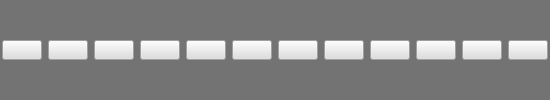
    <widget class="QWidget" name="widget_4" native="true">
     <property name="styleSheet">
      <string notr="true">background-color: rgb(115, 115, 115);</string>
     </property>
     <layout class="QHBoxLayout" name="horizontalLayout">
      <property name="leftMargin">
       <number>2</number>
      </property>
      <property name="rightMargin">
       <number>2</number>
      </property>
      <item>
       <widget class="InterfaceBtn" name="Btn_BACK">
        <property name="minimumSize">
         <size>
          <width>40</width>
          <height>20</height>
         </size>
        </property>
        <property name="maximumSize">
         <size>
          <width>40</width>
          <height>20</height>
         </size>
        </property>
        <property name="styleSheet">
         <string notr="true">QPushButton {
	background-color: rgb(222, 222, 222);
	image: url(:/framework/images/left_btn.png);
}</string>
        </property>
        <property name="text">
         <string/>
        </property>
        <property name="iconSize">
         <size>
          <width>40</width>
          <height>20</height>
         </size>
        </property>
        <property name="flat">
         <bool>false</bool>
        </property>
        <property name="role" stdset="0">
         <string>back</string>
        </property>
       </widget>
      </item>
      <item>
       <widget class="InterfaceBtn" name="Btn_One">
        <property name="minimumSize">
         <size>
          <width>40</width>
          <height>20</height>
         </size>
        </property>
        <property name="maximumSize">
         <size>
          <width>40</width>
          <height>20</height>
         </size>
        </property>
        <property name="styleSheet">
         <string notr="true">QPushButton {
	background-color: rgb(222, 222, 222);
}</string>
        </property>
        <property name="text">
         <string/>
        </property>
        <property name="role" stdset="0">
         <string>position</string>
        </property>
       </widget>
      </item>
      <item>
       <widget class="InterfaceBtn" name="Btn_Two">
        <property name="minimumSize">
         <size>
          <width>40</width>
          <height>20</height>
         </size>
        </property>
        <property name="maximumSize">
         <size>
          <width>40</width>
          <height>20</height>
         </size>
        </property>
        <property name="styleSheet">
         <string notr="true">QPushButton {
	background-color: rgb(222, 222, 222);
}</string>
        </property>
        <property name="text">
         <string/>
        </property>
        <property name="role" stdset="0">
         <string>position</string>
        </property>
       </widget>
      </item>
      <item>
       <widget class="InterfaceBtn" name="Btn_Three">
        <property name="minimumSize">
         <size>
          <width>40</width>
          <height>20</height>
         </size>
        </property>
        <property name="maximumSize">
         <size>
          <width>40</width>
          <height>20</height>
         </size>
        </property>
        <property name="styleSheet">
         <string notr="true">QPushButton {
	background-color: rgb(222, 222, 222);
}</string>
        </property>
        <property name="text">
         <string/>
        </property>
        <property name="role" stdset="0">
         <string>position</string>
        </property>
       </widget>
      </item>
      <item>
       <widget class="InterfaceBtn" name="Btn_Four">
        <property name="minimumSize">
         <size>
          <width>40</width>
          <height>20</height>
         </size>
        </property>
        <property name="maximumSize">
         <size>
          <width>40</width>
          <height>20</height>
         </size>
        </property>
        <property name="styleSheet">
         <string notr="true">QPushButton {
	background-color: rgb(222, 222, 222);
}</string>
        </property>
        <property name="text">
         <string/>
        </property>
        <property name="role" stdset="0">
         <string>position</string>
        </property>
       </widget>
      </item>
      <item>
       <widget class="InterfaceBtn" name="Btn_Five">
        <property name="minimumSize">
         <size>
          <width>40</width>
          <height>20</height>
         </size>
        </property>
        <property name="maximumSize">
         <size>
          <width>40</width>
          <height>20</height>
         </size>
        </property>
        <property name="styleSheet">
         <string notr="true">QPushButton {
	background-color: rgb(222, 222, 222);
}</string>
        </property>
        <property name="text">
         <string/>
        </property>
        <property name="role" stdset="0">
         <string>position</string>
        </property>
       </widget>
      </item>
      <item>
       <widget class="InterfaceBtn" name="Btn_Six">
        <property name="minimumSize">
         <size>
          <width>40</width>
          <height>20</height>
         </size>
        </property>
        <property name="maximumSize">
         <size>
          <width>40</width>
          <height>20</height>
         </size>
        </property>
        <property name="styleSheet">
         <string notr="true">QPushButton {
	background-color: rgb(222, 222, 222);
}</string>
        </property>
        <property name="text">
         <string/>
        </property>
        <property name="role" stdset="0">
         <string>position</string>
        </property>
       </widget>
      </item>
      <item>
       <widget class="InterfaceBtn" name="Btn_Seven">
        <property name="minimumSize">
         <size>
          <width>40</width>
          <height>20</height>
         </size>
        </property>
        <property name="maximumSize">
         <size>
          <width>40</width>
          <height>20</height>
         </size>
        </property>
        <property name="styleSheet">
         <string notr="true">QPushButton {
	background-color: rgb(222, 222, 222);
}</string>
        </property>
        <property name="text">
         <string/>
        </property>
        <property name="role" stdset="0">
         <string>position</string>
        </property>
       </widget>
      </item>
      <item>
       <widget class="InterfaceBtn" name="Btn_Eight">
        <property name="minimumSize">
         <size>
          <width>40</width>
          <height>20</height>
         </size>
        </property>
        <property name="maximumSize">
         <size>
          <width>40</width>
          <height>20</height>
         </size>
        </property>
        <property name="styleSheet">
         <string notr="true">QPushButton {
	background-color: rgb(222, 222, 222);
}</string>
        </property>
        <property name="text">
         <string/>
        </property>
        <property name="role" stdset="0">
         <string>position</string>
        </property>
       </widget>
      </item>
      <item>
       <widget class="InterfaceBtn" name="Btn_Nine">
        <property name="minimumSize">
         <size>
          <width>40</width>
          <height>20</height>
         </size>
        </property>
        <property name="maximumSize">
         <size>
          <width>40</width>
          <height>20</height>
         </size>
        </property>
        <property name="styleSheet">
         <string notr="true">QPushButton {
	background-color: rgb(222, 222, 222);
}</string>
        </property>
        <property name="text">
         <string/>
        </property>
        <property name="role" stdset="0">
         <string>position</string>
        </property>
       </widget>
      </item>
      <item>
       <widget class="InterfaceBtn" name="Btn_Ten">
        <property name="minimumSize">
         <size>
          <width>40</width>
          <height>20</height>
         </size>
        </property>
        <property name="maximumSize">
         <size>
          <width>40</width>
          <height>20</height>
         </size>
        </property>
        <property name="styleSheet">
         <string notr="true">QPushButton {
	background-color: rgb(222, 222, 222);
}</string>
        </property>
        <property name="text">
         <string/>
        </property>
        <property name="role" stdset="0">
         <string>position</string>
        </property>
       </widget>
      </item>
      <item>
       <widget class="InterfaceBtn" name="Btn_GO">
        <property name="minimumSize">
         <size>
          <width>40</width>
          <height>20</height>
         </size>
        </property>
        <property name="maximumSize">
         <size>
          <width>40</width>
          <height>20</height>
         </size>
        </property>
        <property name="styleSheet">
         <string notr="true">QPushButton {
	background-color: rgb(222, 222, 222);
	image: url(:/framework/images/right_btn.png);
}</string>
        </property>
        <property name="text">
         <string/>
        </property>
        <property name="role" stdset="0">
         <string>go</string>
        </property>
       </widget>
      </item>
     </layout>
    </widget>
